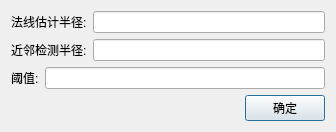
<?xml version="1.0" encoding="UTF-8"?>
<ui version="4.0">
 <class>PtKeyPointHarrisClass</class>
 <widget class="QDialog" name="PtKeyPointHarrisClass">
  <property name="geometry">
   <rect>
    <x>0</x>
    <y>0</y>
    <width>336</width>
    <height>127</height>
   </rect>
  </property>
  <property name="windowTitle">
   <string>Harris关键点</string>
  </property>
  <property name="windowIcon">
   <iconset resource="LidarMaster.qrc">
    <normaloff>:/LidarMaster/img/logo.png</normaloff>:/LidarMaster/img/logo.png</iconset>
  </property>
  <layout class="QVBoxLayout" name="verticalLayout">
   <item>
    <layout class="QHBoxLayout" name="horizontalLayout">
     <item>
      <widget class="QLabel" name="label">
       <property name="text">
        <string>法线估计半径:</string>
       </property>
      </widget>
     </item>
     <item>
      <widget class="QLineEdit" name="ld_normal_radius"/>
     </item>
    </layout>
   </item>
   <item>
    <layout class="QHBoxLayout" name="horizontalLayout_2">
     <item>
      <widget class="QLabel" name="label_2">
       <property name="text">
        <string>近邻检测半径:</string>
       </property>
      </widget>
     </item>
     <item>
      <widget class="QLineEdit" name="ld_check_radius"/>
     </item>
    </layout>
   </item>
   <item>
    <layout class="QHBoxLayout" name="horizontalLayout_3">
     <item>
      <widget class="QLabel" name="label_3">
       <property name="text">
        <string>阈值:</string>
       </property>
      </widget>
     </item>
     <item>
      <widget class="QLineEdit" name="ld_threshlod"/>
     </item>
    </layout>
   </item>
   <item>
    <layout class="QHBoxLayout" name="horizontalLayout_4">
     <item>
      <spacer name="horizontalSpacer">
       <property name="orientation">
        <enum>Qt::Horizontal</enum>
       </property>
       <property name="sizeHint" stdset="0">
        <size>
         <width>40</width>
         <height>20</height>
        </size>
       </property>
      </spacer>
     </item>
     <item>
      <widget class="QPushButton" name="pb_Harris_ok">
       <property name="text">
        <string>确定</string>
       </property>
      </widget>
     </item>
    </layout>
   </item>
  </layout>
 </widget>
 <layoutdefault spacing="6" margin="11"/>
 <resources>
  <include location="LidarMaster.qrc"/>
 </resources>
 <connections/>
</ui>
